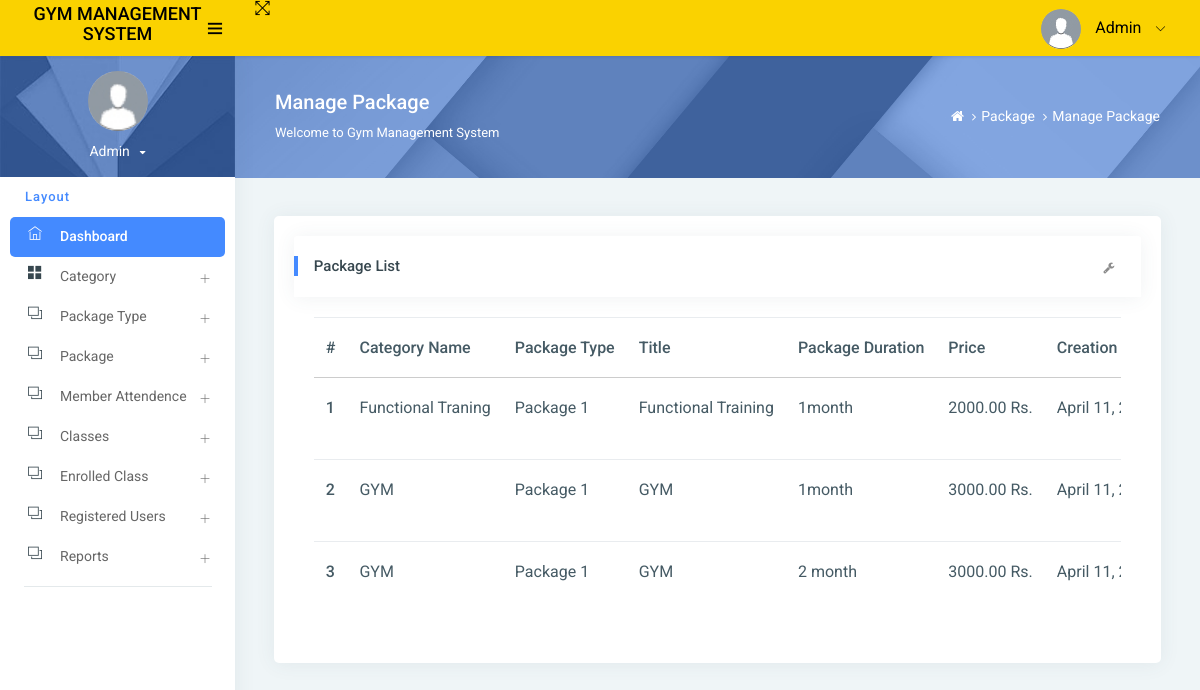
The page /managePackage/ on the database its author committed.
### app/models.py (models this page shows, shortened)
class Package(models.Model):
    category = models.ForeignKey(Category, on_delete=models.CASCADE, null=True)
    packagename = models.ForeignKey(Packagetype, on_delete=models.CASCADE, null=True)
    titlename = models.CharField(max_length=200, null=True)
    packageduration = models.CharField(max_length=50, null=True)
    price = models.DecimalField(max_digits=10, decimal_places=2, null=True)
    description = models.TextField(null=True)
    creationdate = models.DateTimeField(auto_now_add=True)

class Category(models.Model):
    categoryname = models.CharField(max_length=200, null=True)
    status = models.CharField(max_length=300, null=True)
    creationdate = models.DateTimeField(auto_now_add=True)

class Packagetype(models.Model):
    category = models.ForeignKey(Category, on_delete=models.CASCADE, null=True)
    packagename = models.CharField(max_length=200, null=True)
    creationdate = models.DateTimeField(auto_now_add=True)
    def __str__(self):
        return self.packagename

### app/views.py (the view)
# urls.py: path('managePackage/', managePackage, name='managePackage'),
def managePackage(request):
    package = Package.objects.all()
    return render(request, 'admin/managePackage.html',locals())

### templates/admin/managePackage.html (shortened to what this page needs)
{% extends 'admin_base.html' %}
{% load static %}
{% block main %}
<div class="page-header">
    <div class="page-block">
        <div class="row align-items-center">
            <div class="col-md-8">
                <div class="page-header-title">
                    <h5 class="m-b-10">Manage Package</h5>
                    <p class="m-b-0">Welcome to Gym Management System</p>
                </div>
            </div>
            <div class="col-md-4">
                <ul class="breadcrumb-title">
                    <li class="breadcrumb-item">
                        <a href="{% url 'admin_home' %}"> <i class="fa fa-home"></i> </a>
                    </li>
                    <li class="breadcrumb-item"><a href="">Package</a>
                    </li>
                    <li class="breadcrumb-item"><a href="">Manage Package</a>
                    </li>
                </ul>
            </div>
        </div>
    </div>
</div>
<div class="pcoded-inner-content">
    <div class="main-body">
        <div class="page-wrapper">
            <div class="page-body">
                <div class="row">
                    <div class="col-md-12">
                        <div class="card">
                            <div class="card-block">
                                <div class="card-header">
                                    <h5>Package List</h5>
                                    <div class="card-header-right">
                                        <ul class="list-unstyled card-option">
                                            <li><i class="fa fa fa-wrench open-card-option"></i></li>
                                        </ul>
                                    </div>
                                </div>
                                <div class="card-block table-border-style">
                                    <div class="table-responsive">
                                        <table class="table">
                                            <thead>
                                            <tr>
                                                <th>#</th>
                                                <th>Category Name</th>
                                                <th>Package Type</th>
                                                <th>Title</th>
                                                <th>Package Duration</th>
                                                <th>Price</th>
                                                <th>Creation Date</th>
                                            </tr>
                                            </thead>
                                            <tbody>
                                            {% for i in package %}
                                            <tr>
                                                <th scope="row">{{forloop.counter}}</th>
                                                <td>{{i.category.categoryname}}</td>
                                                <td>{{i.packagename}}</td>
                                                 <td>{{i.titlename}}</td>
                                                <td>{{i.packageduration}}</td>
                                                <td>{{i.price}} Rs.</td>
                                                <td>{{i.creationdate}}</td>
                                            </tr>
                                            {% endfor %}
                                            </tbody>
                                        </table>
                                    </div>
                                </div>
                            </div>
                        </div>
                    </div>
                </div>
            </div>
        </div>
    </div>
</div>
{% endblock %}

### rows shown on the page
Package: category.categoryname "Functional Traning", packagename "Package 1", titlename "Functional Training", packageduration "1month", price "2000.00", creationdate "April 11,…"
Package: category.categoryname "GYM", packagename "Package 1", titlename "GYM", packageduration "1month", price "3000.00", creationdate "April 11,…"
Package: category.categoryname "GYM", packagename "Package 1", titlename "GYM", packageduration "2 month", price "3000.00", creationdate "April 11,…"
